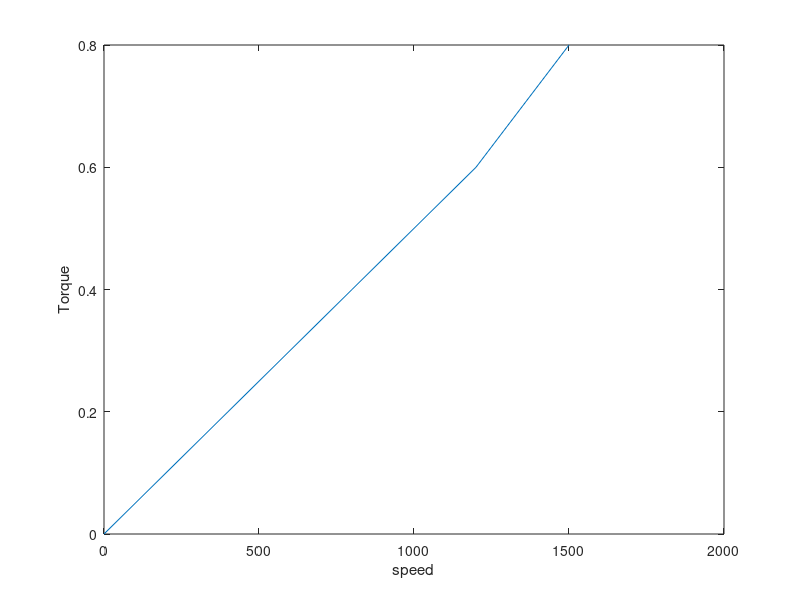

Write MATLAB code to recreate this figure. (Note: this script raises an error after producing the figure.)
speed = [0 400 800 1200 1500 ] ;
Torque_T1  = [0 0.2 0.4 0.6 0.8] ;
Torque_T2 = [0 0.2 0.45 0.7 1.0 ] ;
n= 1 ;
for i = 1:1:5 
    a(n) = speed(i) ;
    b(n) = Torque_T1(i) ;
    n= n+1 ;
end
n =1 ;

for i= 1:1:5 
    c(n) = speed(i) ;
    d(n) = Torque_T2(i) ;
    n = n+1 ;
end 

plot(a ,b )
xlabel('speed') ;
ylabel('Torque') ;
gtext('Torque T1') ;

hold ;
plot( c , d )
gtext('Torque T2') ;
